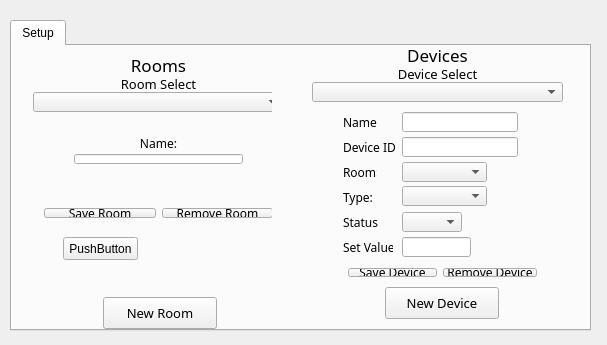
<?xml version="1.0" encoding="UTF-8"?>
<ui version="4.0">
 <class>MainWindow</class>
 <widget class="QMainWindow" name="MainWindow">
  <property name="geometry">
   <rect>
    <x>0</x>
    <y>0</y>
    <width>607</width>
    <height>345</height>
   </rect>
  </property>
  <property name="windowTitle">
   <string>MainWindow</string>
  </property>
  <widget class="QWidget" name="centralWidget">
   <property name="autoFillBackground">
    <bool>false</bool>
   </property>
   <widget class="QTabWidget" name="setupMonitorTabs">
    <property name="enabled">
     <bool>true</bool>
    </property>
    <property name="geometry">
     <rect>
      <x>10</x>
      <y>20</y>
      <width>581</width>
      <height>311</height>
     </rect>
    </property>
    <property name="currentIndex">
     <number>0</number>
    </property>
    <widget class="QWidget" name="setupTab">
     <attribute name="title">
      <string>Setup</string>
     </attribute>
     <widget class="QWidget" name="layoutWidget">
      <property name="geometry">
       <rect>
        <x>0</x>
        <y>0</y>
        <width>271</width>
        <height>314</height>
       </rect>
      </property>
      <layout class="QHBoxLayout" name="setupLayout">
       <item>
        <widget class="QWidget" name="roomsWidget" native="true">
         <widget class="QLabel" name="roomsLabel">
          <property name="geometry">
           <rect>
            <x>0</x>
            <y>0</y>
            <width>271</width>
            <height>16</height>
           </rect>
          </property>
          <property name="font">
           <font>
            <family>Lucida Calligraphy</family>
            <pointsize>13</pointsize>
           </font>
          </property>
          <property name="text">
           <string>Rooms</string>
          </property>
          <property name="alignment">
           <set>Qt::AlignCenter</set>
          </property>
         </widget>
         <widget class="QComboBox" name="roomSelect">
          <property name="geometry">
           <rect>
            <x>10</x>
            <y>35</y>
            <width>251</width>
            <height>20</height>
           </rect>
          </property>
          <property name="font">
           <font>
            <family>Gisha</family>
            <stylestrategy>PreferAntialias</stylestrategy>
           </font>
          </property>
          <property name="layoutDirection">
           <enum>Qt::LeftToRight</enum>
          </property>
          <property name="editable">
           <bool>false</bool>
          </property>
          <property name="insertPolicy">
           <enum>QComboBox::InsertAlphabetically</enum>
          </property>
          <property name="iconSize">
           <size>
            <width>16</width>
            <height>16</height>
           </size>
          </property>
         </widget>
         <widget class="QPushButton" name="newRoomButton">
          <property name="geometry">
           <rect>
            <x>80</x>
            <y>240</y>
            <width>114</width>
            <height>32</height>
           </rect>
          </property>
          <property name="font">
           <font>
            <family>Gisha</family>
            <pointsize>10</pointsize>
           </font>
          </property>
          <property name="text">
           <string>New Room</string>
          </property>
         </widget>
         <widget class="QWidget" name="layoutWidget">
          <property name="geometry">
           <rect>
            <x>10</x>
            <y>140</y>
            <width>251</width>
            <height>32</height>
           </rect>
          </property>
          <layout class="QHBoxLayout" name="roomButton">
           <item>
            <widget class="QPushButton" name="saveRoom">
             <property name="font">
              <font>
               <family>Gisha</family>
               <pointsize>9</pointsize>
              </font>
             </property>
             <property name="text">
              <string>Save Room</string>
             </property>
            </widget>
           </item>
           <item>
            <widget class="QPushButton" name="removeRoom">
             <property name="font">
              <font>
               <family>Gisha</family>
               <pointsize>9</pointsize>
              </font>
             </property>
             <property name="text">
              <string>Remove Room</string>
             </property>
            </widget>
           </item>
          </layout>
         </widget>
         <widget class="QWidget" name="layoutWidget">
          <property name="geometry">
           <rect>
            <x>40</x>
            <y>70</y>
            <width>191</width>
            <height>48</height>
           </rect>
          </property>
          <layout class="QVBoxLayout" name="roomNameLayout">
           <item>
            <widget class="QLabel" name="roomNameLabel">
             <property name="font">
              <font>
               <family>Gisha</family>
               <pointsize>9</pointsize>
              </font>
             </property>
             <property name="text">
              <string>Name:</string>
             </property>
             <property name="alignment">
              <set>Qt::AlignCenter</set>
             </property>
            </widget>
           </item>
           <item>
            <widget class="QLineEdit" name="roomName">
             <property name="font">
              <font>
               <family>Gisha</family>
              </font>
             </property>
            </widget>
           </item>
          </layout>
         </widget>
         <widget class="QLabel" name="roomSelectLabel">
          <property name="geometry">
           <rect>
            <x>0</x>
            <y>11</y>
            <width>271</width>
            <height>31</height>
           </rect>
          </property>
          <property name="font">
           <font>
            <family>Gisha</family>
            <pointsize>10</pointsize>
           </font>
          </property>
          <property name="text">
           <string>Room Select</string>
          </property>
          <property name="alignment">
           <set>Qt::AlignCenter</set>
          </property>
         </widget>
         <widget class="QPushButton" name="pushButton">
          <property name="geometry">
           <rect>
            <x>40</x>
            <y>180</y>
            <width>75</width>
            <height>23</height>
           </rect>
          </property>
          <property name="text">
           <string>PushButton</string>
          </property>
         </widget>
        </widget>
       </item>
      </layout>
     </widget>
     <widget class="QWidget" name="deviceWidget" native="true">
      <property name="geometry">
       <rect>
        <x>290</x>
        <y>1</y>
        <width>280</width>
        <height>311</height>
       </rect>
      </property>
      <widget class="QLabel" name="deviceLabel">
       <property name="geometry">
        <rect>
         <x>0</x>
         <y>0</y>
         <width>271</width>
         <height>16</height>
        </rect>
       </property>
       <property name="font">
        <font>
         <family>Lucida Calligraphy</family>
         <pointsize>13</pointsize>
        </font>
       </property>
       <property name="text">
        <string>Devices</string>
       </property>
       <property name="alignment">
        <set>Qt::AlignCenter</set>
       </property>
      </widget>
      <widget class="QLabel" name="deviceSelectLabel">
       <property name="geometry">
        <rect>
         <x>0</x>
         <y>11</y>
         <width>271</width>
         <height>31</height>
        </rect>
       </property>
       <property name="font">
        <font>
         <family>Gisha</family>
         <pointsize>10</pointsize>
        </font>
       </property>
       <property name="text">
        <string>Device Select</string>
       </property>
       <property name="alignment">
        <set>Qt::AlignCenter</set>
       </property>
      </widget>
      <widget class="QComboBox" name="deviceSelect">
       <property name="geometry">
        <rect>
         <x>10</x>
         <y>35</y>
         <width>251</width>
         <height>20</height>
        </rect>
       </property>
       <property name="font">
        <font>
         <family>Gisha</family>
        </font>
       </property>
       <property name="focusPolicy">
        <enum>Qt::WheelFocus</enum>
       </property>
       <property name="editable">
        <bool>false</bool>
       </property>
       <property name="insertPolicy">
        <enum>QComboBox::InsertAlphabetically</enum>
       </property>
      </widget>
      <widget class="QPushButton" name="newDevice">
       <property name="geometry">
        <rect>
         <x>83</x>
         <y>240</y>
         <width>114</width>
         <height>32</height>
        </rect>
       </property>
       <property name="font">
        <font>
         <family>Gisha</family>
         <pointsize>10</pointsize>
        </font>
       </property>
       <property name="text">
        <string>New Device</string>
       </property>
      </widget>
      <widget class="QWidget" name="layoutWidget">
       <property name="geometry">
        <rect>
         <x>35</x>
         <y>210</y>
         <width>211</width>
         <height>31</height>
        </rect>
       </property>
       <layout class="QHBoxLayout" name="DeviceSaveRemoveLayout">
        <property name="spacing">
         <number>6</number>
        </property>
        <item>
         <widget class="QPushButton" name="deviceSaveButton">
          <property name="font">
           <font>
            <family>Gisha</family>
            <pointsize>9</pointsize>
           </font>
          </property>
          <property name="text">
           <string>Save Device</string>
          </property>
         </widget>
        </item>
        <item>
         <widget class="QPushButton" name="deviceRemoveButton">
          <property name="font">
           <font>
            <family>Gisha</family>
            <pointsize>9</pointsize>
           </font>
          </property>
          <property name="text">
           <string>Remove Device</string>
          </property>
         </widget>
        </item>
       </layout>
      </widget>
      <widget class="QLineEdit" name="deviceName">
       <property name="geometry">
        <rect>
         <x>100</x>
         <y>65</y>
         <width>116</width>
         <height>20</height>
        </rect>
       </property>
       <property name="font">
        <font>
         <family>Gisha</family>
        </font>
       </property>
       <property name="maxLength">
        <number>32760</number>
       </property>
      </widget>
      <widget class="QLabel" name="deviceNameLabel">
       <property name="geometry">
        <rect>
         <x>41</x>
         <y>65</y>
         <width>34</width>
         <height>20</height>
        </rect>
       </property>
       <property name="font">
        <font>
         <family>Gisha</family>
         <pointsize>9</pointsize>
        </font>
       </property>
       <property name="text">
        <string>Name:</string>
       </property>
       <property name="buddy">
        <cstring>deviceName</cstring>
       </property>
      </widget>
      <widget class="QLabel" name="deviceTypeLabel">
       <property name="geometry">
        <rect>
         <x>41</x>
         <y>140</y>
         <width>34</width>
         <height>20</height>
        </rect>
       </property>
       <property name="font">
        <font>
         <family>Gisha</family>
         <pointsize>9</pointsize>
        </font>
       </property>
       <property name="text">
        <string>Type:</string>
       </property>
       <property name="buddy">
        <cstring>deviceRoomSelect</cstring>
       </property>
      </widget>
      <widget class="QLabel" name="deviceIDLabel">
       <property name="geometry">
        <rect>
         <x>41</x>
         <y>90</y>
         <width>52</width>
         <height>20</height>
        </rect>
       </property>
       <property name="font">
        <font>
         <family>Gisha</family>
         <pointsize>9</pointsize>
        </font>
       </property>
       <property name="text">
        <string>Device ID:</string>
       </property>
       <property name="buddy">
        <cstring>deviceID</cstring>
       </property>
      </widget>
      <widget class="QLineEdit" name="deviceID">
       <property name="geometry">
        <rect>
         <x>100</x>
         <y>90</y>
         <width>116</width>
         <height>20</height>
        </rect>
       </property>
       <property name="font">
        <font>
         <family>Gisha</family>
        </font>
       </property>
      </widget>
      <widget class="QLabel" name="roomLabel">
       <property name="geometry">
        <rect>
         <x>41</x>
         <y>115</y>
         <width>34</width>
         <height>20</height>
        </rect>
       </property>
       <property name="font">
        <font>
         <family>Gisha</family>
         <pointsize>9</pointsize>
        </font>
       </property>
       <property name="text">
        <string>Room:</string>
       </property>
       <property name="buddy">
        <cstring>deviceRoomSelect</cstring>
       </property>
      </widget>
      <widget class="QComboBox" name="deviceRoomSelect">
       <property name="enabled">
        <bool>true</bool>
       </property>
       <property name="geometry">
        <rect>
         <x>100</x>
         <y>115</y>
         <width>85</width>
         <height>20</height>
        </rect>
       </property>
       <property name="sizePolicy">
        <sizepolicy hsizetype="Fixed" vsizetype="Fixed">
         <horstretch>0</horstretch>
         <verstretch>0</verstretch>
        </sizepolicy>
       </property>
       <property name="minimumSize">
        <size>
         <width>69</width>
         <height>0</height>
        </size>
       </property>
       <property name="font">
        <font>
         <family>Gisha</family>
        </font>
       </property>
      </widget>
      <widget class="QLabel" name="statusLabel">
       <property name="geometry">
        <rect>
         <x>41</x>
         <y>165</y>
         <width>35</width>
         <height>20</height>
        </rect>
       </property>
       <property name="font">
        <font>
         <family>Gisha</family>
         <pointsize>9</pointsize>
        </font>
       </property>
       <property name="text">
        <string>Status:</string>
       </property>
       <property name="buddy">
        <cstring>deviceStatusSelect</cstring>
       </property>
      </widget>
      <widget class="QComboBox" name="deviceStatusSelect">
       <property name="geometry">
        <rect>
         <x>100</x>
         <y>165</y>
         <width>60</width>
         <height>20</height>
        </rect>
       </property>
       <property name="font">
        <font>
         <family>Gisha</family>
        </font>
       </property>
      </widget>
      <widget class="QLabel" name="valueLabel">
       <property name="geometry">
        <rect>
         <x>41</x>
         <y>190</y>
         <width>50</width>
         <height>20</height>
        </rect>
       </property>
       <property name="font">
        <font>
         <family>Gisha</family>
         <pointsize>9</pointsize>
        </font>
       </property>
       <property name="text">
        <string>Set Value:</string>
       </property>
       <property name="buddy">
        <cstring>deviceValue</cstring>
       </property>
      </widget>
      <widget class="QLineEdit" name="deviceValue">
       <property name="geometry">
        <rect>
         <x>100</x>
         <y>190</y>
         <width>69</width>
         <height>20</height>
        </rect>
       </property>
      </widget>
      <zorder>deviceIDLabel</zorder>
      <zorder>deviceID</zorder>
      <zorder>roomLabel</zorder>
      <zorder>deviceRoomSelect</zorder>
      <zorder>statusLabel</zorder>
      <zorder>deviceStatusSelect</zorder>
      <zorder>valueLabel</zorder>
      <zorder>deviceValue</zorder>
      <zorder>deviceName</zorder>
      <zorder>deviceNameLabel</zorder>
      <zorder>layoutWidget</zorder>
      <zorder>deviceLabel</zorder>
      <zorder>deviceSelectLabel</zorder>
      <zorder>deviceSelect</zorder>
      <zorder>newDevice</zorder>
      <zorder>deviceTypeLabel</zorder>
     </widget>
     <widget class="QComboBox" name="deviceTypeSelect">
      <property name="enabled">
       <bool>true</bool>
      </property>
      <property name="geometry">
       <rect>
        <x>390</x>
        <y>140</y>
        <width>85</width>
        <height>20</height>
       </rect>
      </property>
      <property name="sizePolicy">
       <sizepolicy hsizetype="Fixed" vsizetype="Fixed">
        <horstretch>0</horstretch>
        <verstretch>0</verstretch>
       </sizepolicy>
      </property>
      <property name="minimumSize">
       <size>
        <width>69</width>
        <height>0</height>
       </size>
      </property>
      <property name="font">
       <font>
        <family>Gisha</family>
       </font>
      </property>
     </widget>
    </widget>
   </widget>
  </widget>
  <action name="actionSetup">
   <property name="text">
    <string>Setup</string>
   </property>
  </action>
  <action name="actionMonitor">
   <property name="text">
    <string>Monitor</string>
   </property>
  </action>
 </widget>
 <layoutdefault spacing="6" margin="11"/>
 <resources/>
 <connections/>
</ui>
